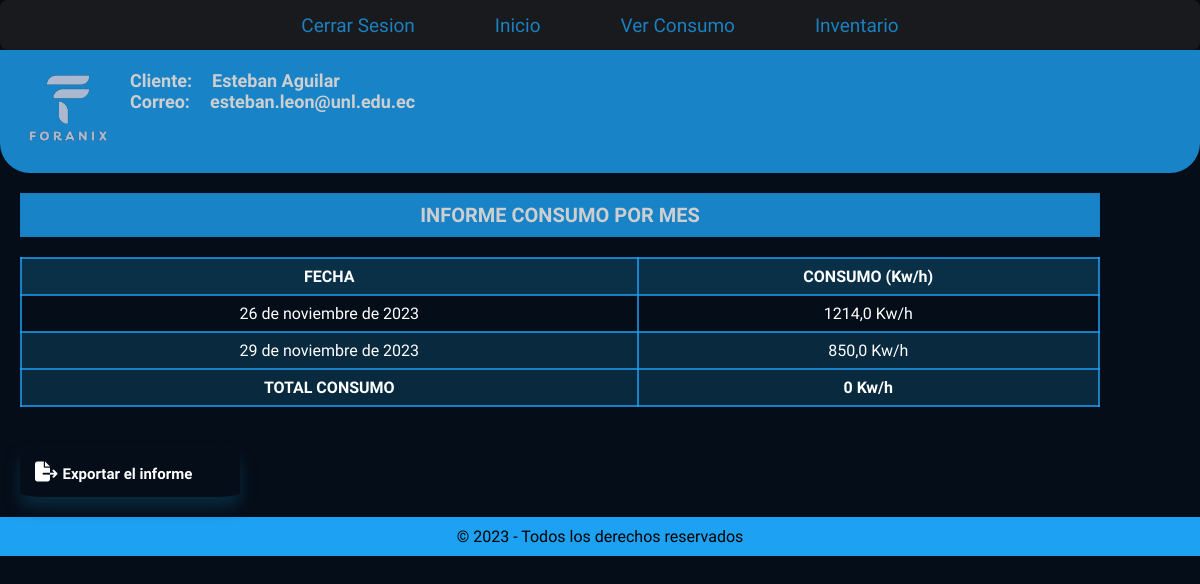
Page /paginaUsuario/inventario/informe/ (signed in) on the earlier database version.
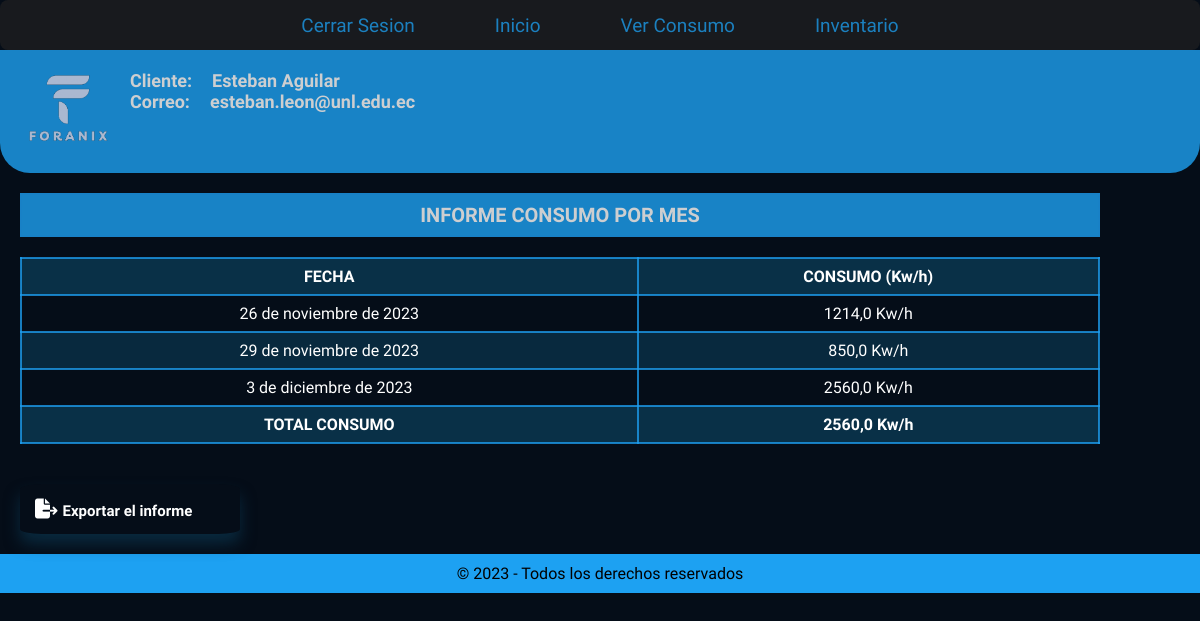
Same page on the later database version.
### energy/models.py (models this page shows, shortened)
class ConsumoDiarioMensual(models.Model):
    user = models.ForeignKey(User, on_delete=models.CASCADE)
    inventario = models.ForeignKey(Inventario, on_delete=models.SET_NULL, null=True)
    dia = models.DateField(auto_now_add=True)  # Cambiado a auto_now_add para obtener la fecha actual en la creación del objeto
    consumoTotal = models.FloatField(default=0)  # Valor predeterminado actualizado a 0
    consumoTotalMensual = models.FloatField(default=0)

### energy/views.py (the view)
# urls.py: path('paginaUsuario/inventario/informe/', informe, name="informe"),
def informe(request):
    if request.user.is_authenticated:
        consumoDiarioDelMes = ConsumoDiarioMensual.objects.filter(user=request.user)
        totalMensual = calcularConsumoTotalMensual(request.user)
        return render(request, 'energy/home/informe.html', {
            'consumoDiario': consumoDiarioDelMes,
            'user': request.user,
            'consumoTotalMensual': totalMensual
        })
    return render(request, 'energy/home/informe.html')

### energy/calculadora.py (called while the page is built)
def calcularConsumoTotalMensual(user):
    mesActual = datetime.now().month
    consumoMensual = ConsumoDiarioMensual.objects.filter(user=user, dia__month=mesActual).aggregate(Sum('consumoTotal'))['consumoTotal__sum'] or 0
    return consumoMensual

### energy/templates/energy/home/informe.html (shortened to what this page needs)
<!DOCTYPE html>
<html lang="en">
<head>
    {% load static %}
    <link rel="stylesheet" href="https://cdnjs.cloudflare.com/ajax/libs/font-awesome/6.4.2/css/all.min.css" />
</head>
<body>
    <nav class="navegar">
        <a href="{% url 'cerrarSesion' %}">Cerrar Sesion</a>
        <a href="{% url 'paginaUsuario' %}">Inicio</a>
        <a href="{% url 'proyecciones' %}">Ver Consumo</a>
        <a href="{% url 'inventario' %}">Inventario</a>
    </nav>
    <div class="datosUsuario">
        <img src="{% static 'energy/img/Foranix_SinFondo2.png' %}" alt="">
        <div class="description">
            <h2>Cliente:<p>{{user.first_name}} {{user.last_name}}</p>
            </h2>
            <h2>Correo:<p>{{user.email}}</p>
            </h2>
        </div>
    </div>
    <div class="contenedorTabla">
        <h1 class="datosConsumo">INFORME CONSUMO POR MES</h1>
        <table>
            <tr>
                <th>FECHA</th>
                <th>CONSUMO (Kw/h)</th>
            </tr>
            {% for consumo in consumoDiario %}
            <tr>
                <td>{{ consumo.dia }}</td>
                <td>{{ consumo.consumoTotal }} Kw/h</td>
            </tr>
            {% endfor %}
            <th>TOTAL CONSUMO </th>
            <th>{{ consumoTotalMensual }} Kw/h</th>
        </table>
    </div>
    <i class="fa-solid fa-file-export"> <a href="{% url 'imprimirPDF' %}">Exportar el informe</a></i>
    <footer>
        <p>&copy; 2023 - Todos los derechos reservados</p>
    </footer>
</body>
</html>

Differences in the rows shown:
added ConsumoDiarioMensual: dia "3 de diciembre de 2023", consumoTotal "2560,0"
Other differences:
{{ consumoTotalMensual }}: "0" → "2560,0"
